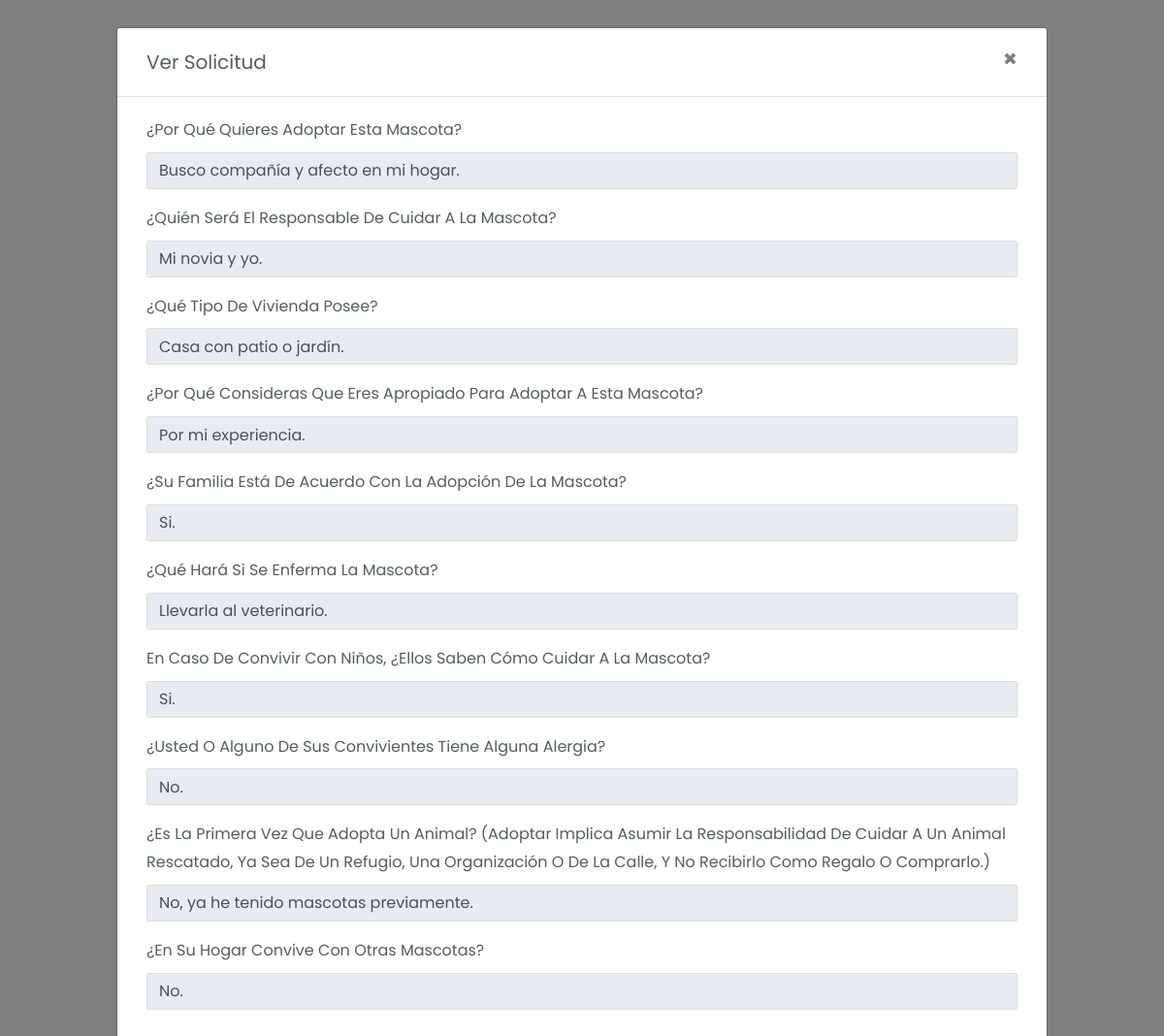
The app's page /dashboard/admin_solicitudes/detalle.php?id=36 with its own data.
### tables this page shows
CREATE TABLE `detalle_solicitud` (
  `id_detalle` int(11) NOT NULL,
  `id_solicitud` int(11) NOT NULL,
  `id_pregunta` int(11) NOT NULL,
  `respuesta` varchar(500) NOT NULL
);

CREATE TABLE `pregunta` (
  `id_pregunta` int(11) NOT NULL,
  `nombre_pregunta` varchar(300) NOT NULL
);

### dashboard/admin_solicitudes/funciones.php (called while the page is built, shortened)
<?php
function obtenerDetallesSolicitud($conn, $id_solicitud)
{
    $id_solicitud = intval($id_solicitud);
    $sql = "SELECT ds.id_detalle, p.nombre_pregunta, ds.respuesta
            FROM detalle_solicitud ds
            JOIN pregunta p ON ds.id_pregunta = p.id_pregunta
            WHERE ds.id_solicitud = $id_solicitud";
    return $conn->query($sql);
}

### dashboard/admin_solicitudes/detalle.php (the view, shortened to what this page needs)
<?php
global $conn;
?>
<html>
<head>
    <link rel="stylesheet" href="../../dashboard/sources/css/bootstrap.min.css">
    <link rel="stylesheet" href="../../dashboard/sources/css/custom.css">
</head>
<body>
    <?php
    include_once ("funciones.php");
    if (isset($_GET['id'])) {
        $id_solicitud = $_GET['id'];
        $result = obtenerDetallesSolicitud($conn, $id_solicitud);
        if ($result->num_rows > 0) {
            echo "<div class='modal fade show' id='editEmployeeModal' tabindex='-1' role='dialog' aria-labelledby='editEmployeeModalLabel' aria-hidden='true' style='display: block; background-color: rgba(0,0,0,0.5);'>
        <div class='modal-dialog' role='document' style='max-width: 80%;'>
            <div class='modal-content'>
                <form id='detalleForm'>
                    <div class='modal-header'>
                        <h5 class='modal-title' id='editEmployeeModalLabel'>Ver Solicitud</h5>
                        <a onclick='handleCancel()' class='close' aria-label='Close'>
                            <span aria-hidden='true'>&times;</span>
                        </a>
                    </div>
                    <div class='modal-body'>";
            while ($row = $result->fetch_assoc()) {
                echo "<div class='form-group'>
            <label>" . htmlspecialchars($row["nombre_pregunta"]) . "</label>
            <input type='text' class='form-control' name='respuestas[" . $row["id_detalle"] . "]' value='" . $row["respuesta"] . "' readonly>
          </div>";
            }
            echo "</div>"
                . "</form>"
                . "</div>
        </div>
        </div>";
        } else {
            echo "No se encontraron detalles para esta solicitud.";
        }
    } else {
        echo "ID de solicitud no proporcionado.";
    }
    ?>
</body>
</html>

### dashboard/sources/css/custom.css (style rules this page uses)
body,html { line-height:1.8; font-family:'Poppins',sans-serif; color:#555e58; text-transform:capitalize; font-weight:400; margin:0px; padding:0px; }
h1, h2, h3, h4, h5, h6, .h1, .h2, .h3, .h4 { font-weight: 400; line-height: 1.5em; }
a { color:#333; font-weight:400; }
a,a:hover,a:focus { color:#333; text-decoration:none; transition:all 0.3s; }
.modal .modal-dialog { max-width:400px; }
.modal .modal-header, .modal .modal-body,.modal .modal-footer { padding:20px 30px; }
.modal .modal-content { border-radius:3px; }
.modal .modal-title { display:inline-block; }
.modal .form-control { border-radius:2px; box-shadow:none; border-color:#dddddd; }
.modal form label { font-weight:normal; }

### dashboard/admin_solicitudes/detalle.php (style rules this page uses)
body { overflow-y: scroll; }
.modal-content { max-height: calc(100vh - 100px); overflow-y: auto; }

### records on screen
detalle_solicitud: id_pregunta.nombre_pregunta "¿Por Qué Quieres Adoptar Esta Mascota?", respuesta "Busco compañía y afecto en mi hogar."
detalle_solicitud: id_pregunta.nombre_pregunta "¿Quién Será El Responsable De Cuidar A La Mascota?", respuesta "Mi novia y yo."
detalle_solicitud: id_pregunta.nombre_pregunta "¿Qué Tipo De Vivienda Posee?", respuesta "Casa con patio o jardín."
detalle_solicitud: id_pregunta.nombre_pregunta "¿Por Qué Consideras Que Eres Apropiado Para Adoptar A Esta Mascota?", respuesta "Por mi experiencia."
detalle_solicitud: id_pregunta.nombre_pregunta "¿Su Familia Está De Acuerdo Con La Adopción De La Mascota?", respuesta "Si."
detalle_solicitud: id_pregunta.nombre_pregunta "¿Qué Hará Si Se Enferma La Mascota?", respuesta "Llevarla al veterinario."
detalle_solicitud: id_pregunta.nombre_pregunta "En Caso De Convivir Con Niños, ¿Ellos Saben Cómo Cuidar A La Mascota?", respuesta "Si."
detalle_solicitud: id_pregunta.nombre_pregunta "¿Usted O Alguno De Sus Convivientes Tiene Alguna Alergia?", respuesta "No."
detalle_solicitud: id_pregunta.nombre_pregunta "¿Es La Primera Vez Que Adopta Un Animal? (Adoptar Implica Asumir La Responsabilidad De Cuidar A Un Animal Rescatado, Ya Sea De Un Refugio, Una Organización O De La Calle, Y No Recibirlo Como Regalo O Comprarlo.)", respuesta "No, ya he tenido mascotas previamente."
detalle_solicitud: id_pregunta.nombre_pregunta "¿En Su Hogar Convive Con Otras Mascotas?", respuesta "No."
